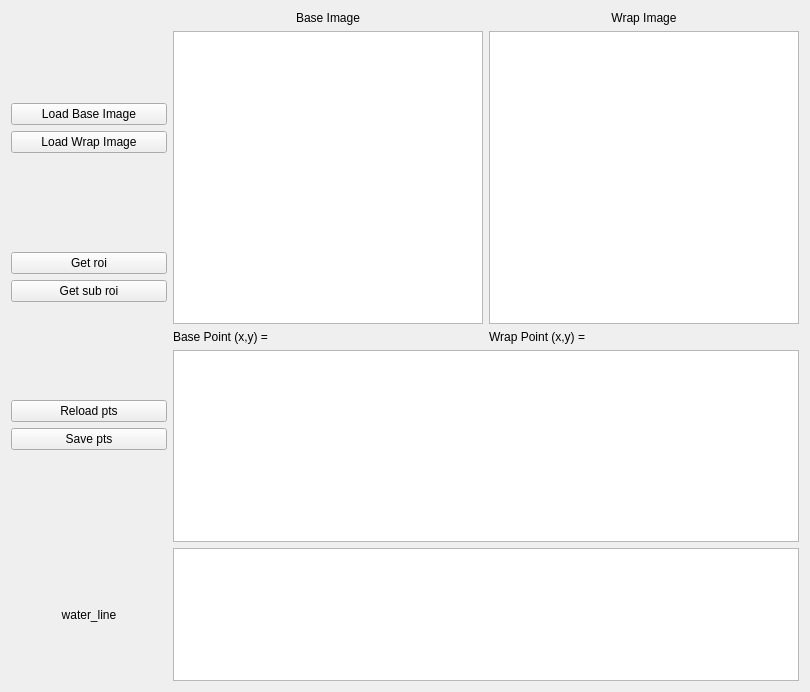
<?xml version="1.0" encoding="UTF-8"?>
<ui version="4.0">
 <class>Widget</class>
 <widget class="QWidget" name="Widget">
  <property name="geometry">
   <rect>
    <x>0</x>
    <y>0</y>
    <width>810</width>
    <height>692</height>
   </rect>
  </property>
  <property name="windowTitle">
   <string>Control Point Select</string>
  </property>
  <layout class="QVBoxLayout" name="verticalLayout_5" stretch="8,2">
   <item>
    <layout class="QHBoxLayout" name="horizontalLayout_3" stretch="2,8">
     <item>
      <layout class="QVBoxLayout" name="verticalLayout">
       <item>
        <spacer name="verticalSpacer_3">
         <property name="orientation">
          <enum>Qt::Vertical</enum>
         </property>
         <property name="sizeHint" stdset="0">
          <size>
           <width>20</width>
           <height>40</height>
          </size>
         </property>
        </spacer>
       </item>
       <item>
        <widget class="QPushButton" name="load_base_image">
         <property name="text">
          <string>Load Base Image</string>
         </property>
        </widget>
       </item>
       <item>
        <widget class="QPushButton" name="load_wrap_image">
         <property name="text">
          <string>Load Wrap Image</string>
         </property>
        </widget>
       </item>
       <item>
        <spacer name="verticalSpacer_4">
         <property name="orientation">
          <enum>Qt::Vertical</enum>
         </property>
         <property name="sizeHint" stdset="0">
          <size>
           <width>20</width>
           <height>38</height>
          </size>
         </property>
        </spacer>
       </item>
       <item>
        <widget class="QPushButton" name="get_roi_1">
         <property name="text">
          <string>Get roi</string>
         </property>
        </widget>
       </item>
       <item>
        <widget class="QPushButton" name="get_roi_2">
         <property name="text">
          <string>Get sub roi</string>
         </property>
        </widget>
       </item>
       <item>
        <spacer name="verticalSpacer_2">
         <property name="orientation">
          <enum>Qt::Vertical</enum>
         </property>
         <property name="sizeHint" stdset="0">
          <size>
           <width>20</width>
           <height>38</height>
          </size>
         </property>
        </spacer>
       </item>
       <item>
        <widget class="QPushButton" name="reloadPts">
         <property name="text">
          <string>Reload pts</string>
         </property>
        </widget>
       </item>
       <item>
        <widget class="QPushButton" name="savePts">
         <property name="text">
          <string>Save pts</string>
         </property>
        </widget>
       </item>
       <item>
        <spacer name="verticalSpacer">
         <property name="orientation">
          <enum>Qt::Vertical</enum>
         </property>
         <property name="sizeHint" stdset="0">
          <size>
           <width>20</width>
           <height>40</height>
          </size>
         </property>
        </spacer>
       </item>
      </layout>
     </item>
     <item>
      <layout class="QVBoxLayout" name="verticalLayout_2" stretch="5,0">
       <item>
        <layout class="QHBoxLayout" name="horizontalLayout">
         <item>
          <layout class="QVBoxLayout" name="verticalLayout_3">
           <item>
            <widget class="QLabel" name="base_label1">
             <property name="text">
              <string>Base Image</string>
             </property>
             <property name="alignment">
              <set>Qt::AlignCenter</set>
             </property>
            </widget>
           </item>
           <item>
            <widget class="MyGraphicsView" name="graphicsView1"/>
           </item>
           <item>
            <layout class="QHBoxLayout" name="horizontalLayout_1">
             <item>
              <widget class="QLabel" name="base_label2">
               <property name="text">
                <string>Base Point (x,y) =</string>
               </property>
              </widget>
             </item>
             <item>
              <widget class="MyQLabel" name="base_point">
               <property name="text">
                <string/>
               </property>
              </widget>
             </item>
            </layout>
           </item>
          </layout>
         </item>
         <item>
          <layout class="QVBoxLayout" name="verticalLayout_4">
           <item>
            <widget class="QLabel" name="wrap_label1">
             <property name="text">
              <string>Wrap Image</string>
             </property>
             <property name="alignment">
              <set>Qt::AlignCenter</set>
             </property>
            </widget>
           </item>
           <item>
            <widget class="MyGraphicsView" name="graphicsView2"/>
           </item>
           <item>
            <layout class="QHBoxLayout" name="horizontalLayout_2">
             <item>
              <widget class="QLabel" name="wrap_label2">
               <property name="text">
                <string>Wrap Point (x,y) =</string>
               </property>
              </widget>
             </item>
             <item>
              <widget class="MyQLabel" name="wrap_point">
               <property name="text">
                <string/>
               </property>
              </widget>
             </item>
            </layout>
           </item>
          </layout>
         </item>
        </layout>
       </item>
       <item>
        <widget class="MyQTableWidget" name="tableWidget">
         <property name="sizePolicy">
          <sizepolicy hsizetype="Expanding" vsizetype="Expanding">
           <horstretch>0</horstretch>
           <verstretch>0</verstretch>
          </sizepolicy>
         </property>
         <property name="rowCount">
          <number>0</number>
         </property>
         <property name="columnCount">
          <number>0</number>
         </property>
        </widget>
       </item>
      </layout>
     </item>
    </layout>
   </item>
   <item>
    <layout class="QHBoxLayout" name="horizontalLayout_4" stretch="2,8">
     <item>
      <widget class="QLabel" name="label">
       <property name="text">
        <string>water_line</string>
       </property>
       <property name="alignment">
        <set>Qt::AlignCenter</set>
       </property>
      </widget>
     </item>
     <item>
      <widget class="MyQTableWidget" name="tableWidget_List">
       <property name="sizePolicy">
        <sizepolicy hsizetype="Expanding" vsizetype="Expanding">
         <horstretch>0</horstretch>
         <verstretch>0</verstretch>
        </sizepolicy>
       </property>
       <property name="rowCount">
        <number>0</number>
       </property>
       <property name="columnCount">
        <number>0</number>
       </property>
      </widget>
     </item>
    </layout>
   </item>
  </layout>
 </widget>
 <layoutdefault spacing="6" margin="11"/>
 <customwidgets>
  <customwidget>
   <class>MyGraphicsView</class>
   <extends>QGraphicsView</extends>
   <header location="global">mygraphicsview.h</header>
  </customwidget>
  <customwidget>
   <class>MyQLabel</class>
   <extends>QLabel</extends>
   <header location="global">MyQLabel.h</header>
  </customwidget>
  <customwidget>
   <class>MyQTableWidget</class>
   <extends>QTableWidget</extends>
   <header location="global">MyQTableWidget.h</header>
  </customwidget>
 </customwidgets>
 <resources/>
 <connections/>
</ui>
